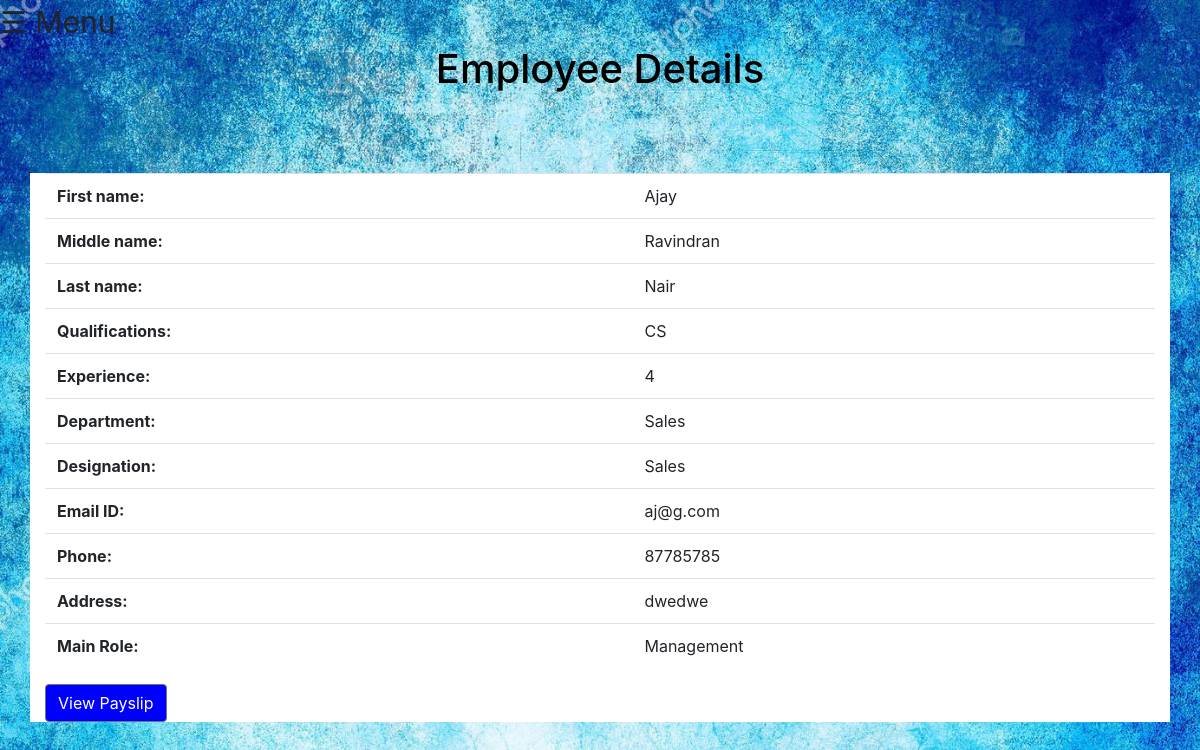
Page /viewdetails.php (signed in) on the earlier database version.
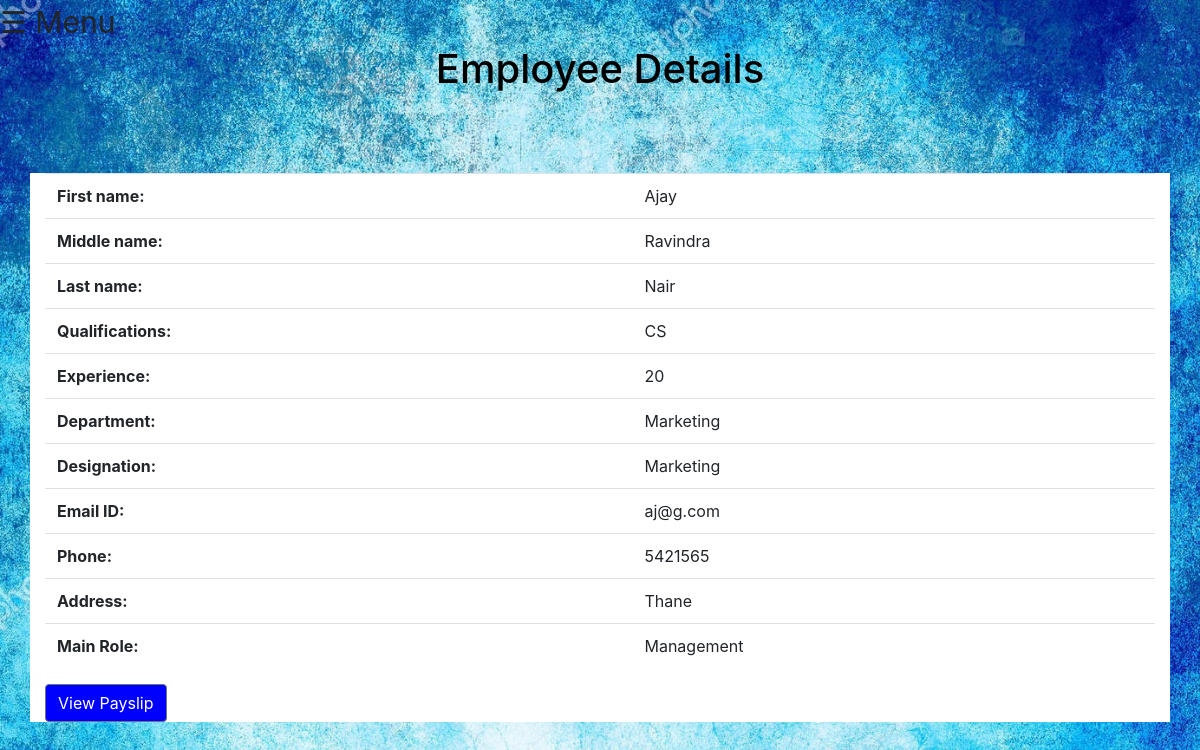
Same page on the later database version.
### tables this page shows
CREATE TABLE `addemploy` (
  `Employ_ID` int(11) NOT NULL,
  `fname` varchar(45) DEFAULT NULL,
  `mname` varchar(45) DEFAULT NULL,
  `lname` varchar(45) DEFAULT NULL,
  `qualify` varchar(45) DEFAULT NULL,
  `blood` varchar(45) DEFAULT NULL,
  `email` varchar(45) DEFAULT NULL,
  `phone` varchar(20) DEFAULT NULL,
  `exp` varchar(45) DEFAULT NULL,
  `department` varchar(45) DEFAULT NULL,
  `designation` varchar(45) DEFAULT NULL,
  `addr` varchar(45) DEFAULT NULL,
  `Password` varchar(45) NOT NULL,
  `MainRole` varchar(45) NOT NULL,
  `jd` varchar(20) DEFAULT NULL
);

### viewdetails.php (the view, shortened to what this page needs)
<?php
 include('bootstrap.php');
include 'configall.php';
$stmt = $pdo->prepare("SELECT * FROM addemploy where Employ_ID = :xyz");
$stmt->execute(array(":xyz" => $_SESSION['user_id']));
$row = $stmt->fetch(PDO::FETCH_ASSOC);
$fn = htmlentities($row['fname']);
$mn = htmlentities($row['mname']);
$ln = htmlentities($row['lname']);
$q = htmlentities($row['qualify']);
$em = htmlentities($row['email']);
$ph = htmlentities($row['phone']);
$ex = htmlentities($row['exp']);
$dp = htmlentities($row['department']);
$a = htmlentities($row['addr']);
$ma = htmlentities($row['MainRole']);
 ?>
<!DOCTYPE html>
<html>
    <head>
        <link rel="stylesheet" type="text/css" href="viewemploy.css?v=<?php echo time(); ?>">
        <link rel="stylesheet" href="https://maxcdn.bootstrapcdn.com/bootstrap/4.5.2/css/bootstrap.min.css">
        <link rel="stylesheet" href="https://maxcdn.bootstrapcdn.com/bootstrap/4.5.2/css/bootstrap.min.css">
    </head>
    <body>
    <div class="side">
        <span style="font-size:30px;cursor:pointer" onclick="openNav()">&#9776; Menu</span>
    <div>
    <div class="heading">
      <center><h2>Employee Details</h2></center>
    </div>
    <br><br><br>
    <div class="container">
      <table class="table table-hover" style="width:100%">
        <tr>
          <th>First name:</th>
          <td><?= $fn ?></td>
        </tr>
        <tr>
          <th>Middle name:</th>
          <td><?= $mn ?></td>
        </tr>
        <tr>
          <th>Last name:</th>
          <td><?= $ln ?></td>
        </tr>
        <tr>
          <th>Qualifications:</th>
          <td><?= $q ?></td>
          </tr>
          <tr>
          <th>Experience:</th>
          <td><?= $ex ?></td>
        </tr>
        <tr>
          <th>Department:</th>
          <td><?= $dp ?></td>
        </tr>
        <tr>
          <th>Designation:</th>
          <td><?= $dp ?></td>
        </tr>
        <tr>
          <th>Email ID:</th>
          <td><?= $em ?></td>
        </tr>
        <tr>
          <th>Phone:</th>
          <td><?= $ph ?></td>
        </tr>
        <tr>
          <th>Address:</th>
          <td><?= $a ?></td>
        </tr>
        <tr>
          <th>Main Role:</th>
          <td><?= $ma ?></td>
        </tr>
    </table>
  <div class="view">
    <form method="post" ><button type="submit"  class="btn btn-secondary" name="pay" >View Payslip</button></form>
  </div>
  </div>
    </body>
</html>

Differences in the rows shown:
changed addemploy "Ajay": mname "Ravindran" → "Ravindra"; exp "4" → "20"; department "Sales" → "Marketing"; phone "87785785" → "5421565"; addr "dwedwe" → "Thane"
